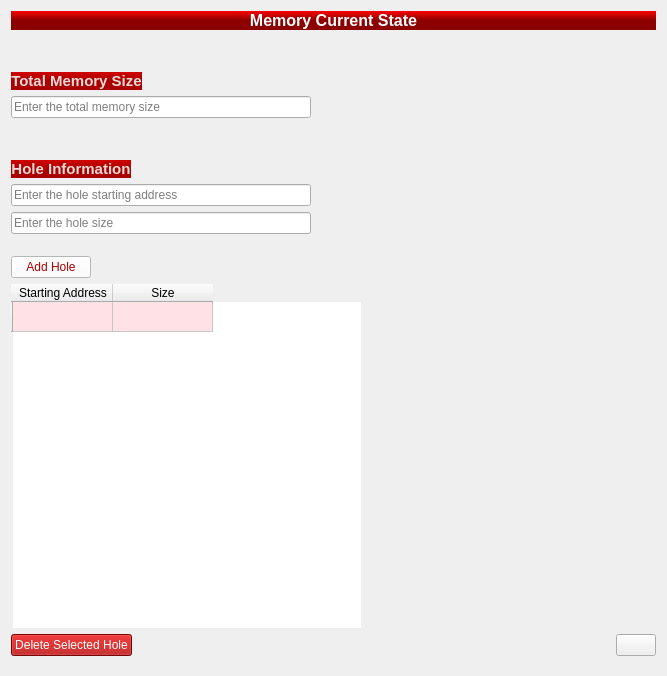
                <widget class="QWidget" name="scrollAreaWidgetContents_13">
                 <property name="geometry">
                  <rect>
                   <x>0</x>
                   <y>0</y>
                   <width>667</width>
                   <height>676</height>
                  </rect>
                 </property>
                 <layout class="QGridLayout" name="gridLayout_6">
                  <item row="3" column="0">
                   <widget class="QLineEdit" name="memory_size">
                    <property name="sizePolicy">
                     <sizepolicy hsizetype="Expanding" vsizetype="Preferred">
                      <horstretch>0</horstretch>
                      <verstretch>0</verstretch>
                     </sizepolicy>
                    </property>
                    <property name="maximumSize">
                     <size>
                      <width>300</width>
                      <height>16777215</height>
                     </size>
                    </property>
                    <property name="toolTip">
                     <string>&lt;html&gt;&lt;head/&gt;&lt;body&gt;&lt;p&gt;Total memory size&lt;/p&gt;&lt;/body&gt;&lt;/html&gt;</string>
                    </property>
                    <property name="styleSheet">
                     <string notr="true">
QLineEdit
{
font: 75  9pt &quot;MS Shell Dlg 2&quot;;

border-color: rgb(112, 0, 0);
	color: rgb(0, 0, 0);

}</string>
                    </property>
                    <property name="text">
                     <string/>
                    </property>
                    <property name="placeholderText">
                     <string>Enter the total memory size</string>
                    </property>
                   </widget>
                  </item>
                  <item row="17" column="0">
                   <widget class="QPushButton" name="delete_hole">
                    <property name="sizePolicy">
                     <sizepolicy hsizetype="Fixed" vsizetype="Fixed">
                      <horstretch>0</horstretch>
                      <verstretch>0</verstretch>
                     </sizepolicy>
                    </property>
                    <property name="toolTip">
                     <string>&lt;html&gt;&lt;head/&gt;&lt;body&gt;&lt;p&gt;Delete Selected Hole&lt;/p&gt;&lt;/body&gt;&lt;/html&gt;</string>
                    </property>
                    <property name="styleSheet">
                     <string notr="true">QPushButton::hover

{
	border-color: rgb(255, 255, 255);
	background-color: rgb(255, 0, 0);
}

QPushButton{
	
	font: 75  11pt bold &quot;Perpetua Titling MT&quot;;

	color: rgb(255, 255, 255);
	background-color: rgb(170, 0, 0);


}

QPushButton:pressed
{
    background-color: QLinearGradient( x1: 0, y1: 0, x2: 0, y2: 1, stop: 0 #2d2d2d, stop: 0.1 #2b2b2b, stop: 0.5 #292929, stop: 0.9 #282828, stop: 1 #252525);
}</string>
                    </property>
                    <property name="text">
                     <string>Delete Selected Hole</string>
                    </property>
                   </widget>
                  </item>
                  <item row="2" column="2">
                   <widget class="Line" name="line_3">
                    <property name="styleSheet">
                     <string notr="true">border:none;</string>
                    </property>
                    <property name="orientation">
                     <enum>Qt::Horizontal</enum>
                    </property>
                   </widget>
                  </item>
                  <item row="2" column="0">
                   <widget class="QLabel" name="label_31">
                    <property name="sizePolicy">
                     <sizepolicy hsizetype="Fixed" vsizetype="Fixed">
                      <horstretch>0</horstretch>
                      <verstretch>0</verstretch>
                     </sizepolicy>
                    </property>
                    <property name="font">
                     <font>
                      <pointsize>12</pointsize>
                      <weight>75</weight>
                      <bold>true</bold>
                     </font>
                    </property>
                    <property name="styleSheet">
                     <string notr="true"> background-color: QLinearGradient(x1:0, y1:0, x2:0, y2:1, stop:0  rgb(208, 0, 0), stop: 0.5 rgb(170, 0, 0));</string>
                    </property>
                    <property name="text">
                     <string>&lt;html&gt;&lt;head/&gt;&lt;body&gt;&lt;p align=&quot;center&quot;&gt;&lt;span style=&quot; font-size:11pt; color:#ecdbd8;&quot;&gt;Total Memory Size&lt;/span&gt;&lt;/p&gt;&lt;/body&gt;&lt;/html&gt;</string>
                    </property>
                    <property name="textFormat">
                     <enum>Qt::RichText</enum>
                    </property>
                   </widget>
                  </item>
                  <item row="1" column="0">
                   <widget class="Line" name="line_19">
                    <property name="sizePolicy">
                     <sizepolicy hsizetype="Preferred" vsizetype="Preferred">
                      <horstretch>0</horstretch>
                      <verstretch>0</verstretch>
                     </sizepolicy>
                    </property>
                    <property name="minimumSize">
                     <size>
                      <width>0</width>
                      <height>30</height>
                     </size>
                    </property>
                    <property name="styleSheet">
                     <string notr="true">border:none;</string>
                    </property>
                    <property name="orientation">
                     <enum>Qt::Vertical</enum>
                    </property>
                   </widget>
                  </item>
                  <item row="9" column="0">
                   <widget class="QLineEdit" name="starting_adress">
                    <property name="sizePolicy">
                     <sizepolicy hsizetype="Expanding" vsizetype="Preferred">
                      <horstretch>0</horstretch>
                      <verstretch>0</verstretch>
                     </sizepolicy>
                    </property>
                    <property name="maximumSize">
                     <size>
                      <width>300</width>
                      <height>16777215</height>
                     </size>
                    </property>
                    <property name="toolTip">
                     <string>&lt;html&gt;&lt;head/&gt;&lt;body&gt;&lt;p&gt;Hole starting address&lt;/p&gt;&lt;/body&gt;&lt;/html&gt;</string>
                    </property>
                    <property name="styleSheet">
                     <string notr="true">font: 75  9pt &quot;MS Shell Dlg 2&quot;;


	color: rgb(0, 0, 0);</string>
                    </property>
                    <property name="text">
                     <string/>
                    </property>
                    <property name="placeholderText">
                     <string>Enter the hole starting address</string>
                    </property>
                   </widget>
                  </item>
                  <item row="8" column="0">
                   <widget class="QLabel" name="label_28">
                    <property name="sizePolicy">
                     <sizepolicy hsizetype="Fixed" vsizetype="Fixed">
                      <horstretch>0</horstretch>
                      <verstretch>0</verstretch>
                     </sizepolicy>
                    </property>
                    <property name="font">
                     <font>
                      <pointsize>12</pointsize>
                      <weight>75</weight>
                      <bold>true</bold>
                     </font>
                    </property>
                    <property name="styleSheet">
                     <string notr="true"> background-color: QLinearGradient(x1:0, y1:0, x2:0, y2:1, stop:0  rgb(208, 0, 0), stop: 0.5 rgb(170, 0, 0));</string>
                    </property>
                    <property name="text">
                     <string>&lt;html&gt;&lt;head/&gt;&lt;body&gt;&lt;p align=&quot;center&quot;&gt;&lt;span style=&quot; font-size:11pt; color:#ecdbd8;&quot;&gt;Hole Information&lt;/span&gt;&lt;/p&gt;&lt;/body&gt;&lt;/html&gt;</string>
                    </property>
                    <property name="textFormat">
                     <enum>Qt::RichText</enum>
                    </property>
                   </widget>
                  </item>
                  <item row="17" column="2">
                   <widget class="QPushButton" name="next">
                    <property name="sizePolicy">
                     <sizepolicy hsizetype="Fixed" vsizetype="Fixed">
                      <horstretch>0</horstretch>
                      <verstretch>0</verstretch>
                     </sizepolicy>
                    </property>
                    <property name="toolTip">
                     <string>&lt;html&gt;&lt;head/&gt;&lt;body&gt;&lt;p&gt;Next&lt;/p&gt;&lt;/body&gt;&lt;/html&gt;</string>
                    </property>
                    <property name="styleSheet">
                     <string notr="true">
QPushButton::hover

{

border-color: rgb(145, 0, 0);
}
QPushButton::pressed

{

	border-color: rgb(0, 0, 0);
  border-style: inset;
}
QPushButton{
	
	font: 75  16pt bold &quot;Perpetua Titling MT&quot;;
border: 6px solid #555;
    border-radius: 23px;
	color: rgb(255, 255, 255);
	background-color: rgb(250, 250, 250);
		border-color: rgb(250, 250, 250);
  border-style: outset;

    padding:4px;
}

background-image: url(:/newPrefix/forward.jpg);</string>
                    </property>
                    <property name="text">
                     <string/>
                    </property>
                    <property name="icon">
                     <iconset resource="memory_allocator.qrc">
                      <normaloff>:/newPrefix/forward.jpg</normaloff>:/newPrefix/forward.jpg</iconset>
                    </property>
                    <property name="iconSize">
                     <size>
                      <width>40</width>
                      <height>40</height>
                     </size>
                    </property>
                   </widget>
                  </item>
                  <item row="10" column="0">
                   <widget class="QLineEdit" name="hole_size">
                    <property name="sizePolicy">
                     <sizepolicy hsizetype="Expanding" vsizetype="Preferred">
                      <horstretch>0</horstretch>
                      <verstretch>0</verstretch>
                     </sizepolicy>
                    </property>
                    <property name="maximumSize">
                     <size>
                      <width>300</width>
                      <height>16777215</height>
                     </size>
                    </property>
                    <property name="toolTip">
                     <string>&lt;html&gt;&lt;head/&gt;&lt;body&gt;&lt;p&gt;Hole size&lt;/p&gt;&lt;/body&gt;&lt;/html&gt;</string>
                    </property>
                    <property name="styleSheet">
                     <string notr="true">font: 75  9pt &quot;MS Shell Dlg 2&quot;;


	color: rgb(0, 0, 0);</string>
                    </property>
                    <property name="text">
                     <string/>
                    </property>
                    <property name="placeholderText">
                     <string>Enter the hole size</string>
                    </property>
                   </widget>
                  </item>
                  <item row="15" column="0">
                   <widget class="QTableWidget" name="hole_table">
                    <property name="sizePolicy">
                     <sizepolicy hsizetype="Expanding" vsizetype="Expanding">
                      <horstretch>0</horstretch>
                      <verstretch>0</verstretch>
                     </sizepolicy>
                    </property>
                    <property name="maximumSize">
                     <size>
                      <width>350</width>
                      <height>16777215</height>
                     </size>
                    </property>
                    <property name="toolTip">
                     <string>&lt;html&gt;&lt;head/&gt;&lt;body&gt;&lt;p&gt;Hole starting adress&lt;/p&gt;&lt;p&gt;size&lt;/p&gt;&lt;/body&gt;&lt;/html&gt;</string>
                    </property>
                    <property name="styleSheet">
                     <string notr="true">QTableWidge::hover

{

	background-color: rgb(255, 0, 0);
}

QTableWidget::item::hover

{

	background-color: rgb(255, 255, 255);
	color: rgb(0, 0, 0);

}
QTableWidget::item::selected::none

{
background-color: rgb(255, 225, 230);
	color: rgb(0, 0, 0);

}
QTableWidget{
		font: 75 12pt bold &quot;Perpetua Titling MT&quot;;

	color: rgb(0, 0, 0);
border:none;

}

</string>
                    </property>
                    <property name="editTriggers">
                     <set>QAbstractItemView::NoEditTriggers</set>
                    </property>
                    <row>
                     <property name="text">
                      <string/>
                     </property>
                    </row>
                    <column>
                     <property name="text">
                      <string>Starting Address</string>
                     </property>
                    </column>
                    <column>
                     <property name="text">
                      <string>Size</string>
                     </property>
                    </column>
                   </widget>
                  </item>
                  <item row="19" column="1">
                   <widget class="Line" name="line_5">
                    <property name="lineWidth">
                     <number>0</number>
                    </property>
                    <property name="orientation">
                     <enum>Qt::Horizontal</enum>
                    </property>
                   </widget>
                  </item>
                  <item row="7" column="0">
                   <widget class="Line" name="line_4">
                    <property name="sizePolicy">
                     <sizepolicy hsizetype="Preferred" vsizetype="Preferred">
                      <horstretch>0</horstretch>
                      <verstretch>0</verstretch>
                     </sizepolicy>
                    </property>
                    <property name="minimumSize">
                     <size>
                      <width>0</width>
                      <height>30</height>
                     </size>
                    </property>
                    <property name="styleSheet">
                     <string notr="true">border:none;</string>
                    </property>
                    <property name="orientation">
                     <enum>Qt::Vertical</enum>
                    </property>
                   </widget>
                  </item>
                  <item row="13" column="0">
                   <widget class="QPushButton" name="add_hole">
                    <property name="sizePolicy">
                     <sizepolicy hsizetype="Fixed" vsizetype="Fixed">
                      <horstretch>0</horstretch>
                      <verstretch>0</verstretch>
                     </sizepolicy>
                    </property>
                    <property name="toolTip">
                     <string>&lt;html&gt;&lt;head/&gt;&lt;body&gt;&lt;p&gt;Add Hole&lt;/p&gt;&lt;/body&gt;&lt;/html&gt;</string>
                    </property>
                    <property name="styleSheet">
                     <string notr="true">QPushButton::hover

{
	border-color: rgb(255, 0, 0);


}

QPushButton{
	
	font: 75  11pt bold &quot;Perpetua Titling MT&quot;;
	color: rgb(170, 0, 0);
	background-color: rgb(255, 255, 255);


}

QPushButton:pressed
{
	color: rgb(255, 255, 255);
    background-color: QLinearGradient( x1: 0, y1: 0, x2: 0, y2: 1, stop: 0 #2d2d2d, stop: 0.1 #2b2b2b, stop: 0.5 #292929, stop: 0.9 #282828, stop: 1 #252525);
}</string>
                    </property>
                    <property name="text">
                     <string>Add Hole</string>
                    </property>
                   </widget>
                  </item>
                  <item row="12" column="0">
                   <widget class="Line" name="line_14">
                    <property name="sizePolicy">
                     <sizepolicy hsizetype="Preferred" vsizetype="Preferred">
                      <horstretch>0</horstretch>
                      <verstretch>0</verstretch>
                     </sizepolicy>
                    </property>
                    <property name="minimumSize">
                     <size>
                      <width>0</width>
                      <height>10</height>
                     </size>
                    </property>
                    <property name="styleSheet">
                     <string notr="true">border:none;</string>
                    </property>
                    <property name="orientation">
                     <enum>Qt::Vertical</enum>
                    </property>
                   </widget>
                  </item>
                  <item row="0" column="0" colspan="3">
                   <widget class="QLabel" name="label_5">
                    <property name="sizePolicy">
                     <sizepolicy hsizetype="Preferred" vsizetype="Preferred">
                      <horstretch>0</horstretch>
                      <verstretch>0</verstretch>
                     </sizepolicy>
                    </property>
                    <property name="maximumSize">
                     <size>
                      <width>700</width>
                      <height>16777215</height>
                     </size>
                    </property>
                    <property name="font">
                     <font>
                      <pointsize>12</pointsize>
                      <weight>75</weight>
                      <bold>true</bold>
                     </font>
                    </property>
                    <property name="styleSheet">
                     <string notr="true">color: rgb(255, 251, 252);
 background-color: QLinearGradient(x1:0, y1:0, x2:0, y2:1, stop:0  rgb(250, 0, 0), stop: 0.5 rgb(140, 0, 0));</string>
                    </property>
                    <property name="text">
                     <string>&lt;html&gt;&lt;head/&gt;&lt;body&gt;&lt;p align=&quot;center&quot;&gt;&lt;span style=&quot; color:#ffffff;&quot;&gt;Memory Current State&lt;/span&gt;&lt;/p&gt;&lt;/body&gt;&lt;/html&gt;</string>
                    </property>
                    <property name="textFormat">
                     <enum>Qt::RichText</enum>
                    </property>
                   </widget>
                  </item>
                 </layout>
                </widget>
